Frame 1 (no input): blank canvas, image omitted
Frame 60 (the mouse pressed at the canvas centre just before this capture): blank canvas, image omitted
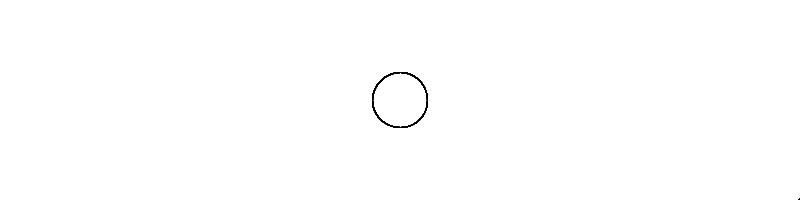
Frame 120 (the mouse held since frame 60 and released just before this capture)

The Processing sketch whose frames 1 and 60 were blank and that drew this single picture after the mouse press (run headless with seeded random() and noise(); from frame 60 on, the mouse is pressed at the canvas centre):

// Processing sketch: processing_154837
// ── processing_154837.pde

int counter;

void setup() {  //setup function called initially, only once
  size(800, 200);
  background(255);  
  colorMode(HSB);   //set colors to Hue, Saturation, Brightness mode
  counter = 2;
  smooth();
}
void draw()
{
  if (mousePressed)
  {
    fill(266);
  }
  else
  {
    fill(0);
  }
  
//void draw()
 // counter++;
 // fill(random(2),105,105,100);
  
  if(mousePressed == true) { //add some interaction,,,,?
    ellipse(mouseX, mouseY, 55, 55);
  }
  else {
    ellipse(width/1, height/1, 1*sin(counter), 1*sin(counter));
  }
}
